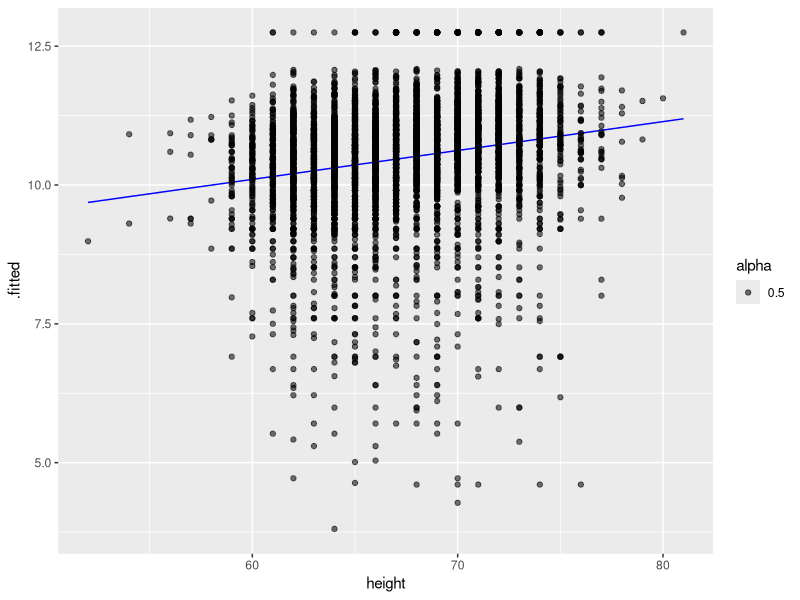

Write R code to recreate this figure. (Note: this script raises an error after producing the figure.)
## ---- chunk 1
library(tidyverse)
library(modelr)
library(broom)

wages <- heights %>% filter(income > 0)
## ---- chunk 2
mod_e <- lm(log(income) ~ education, data = wages)
## ---- chunk 3
wages %>% 
  lm(log(income) ~ height, data = .) %>% 
  tidy()

wages %>% 
  lm(log(income) ~ height, data = .) %>% 
  glance() %>% 
  select(adj.r.squared, p.value)
## ---- chunk 4
wages %>% 
  lm(log(income) ~ education + height, data = .) %>% 
  tidy()
## ---- chunk 5
wages %>% 
  lm(log(income) ~ education + height + sex, data = .) %>% 
  tidy()
## ---- chunk 6
mod_h <- wages %>% lm(log(income) ~ height, data = .)

mod_h %>% 
  augment(data = wages) %>% 
  ggplot(aes(height, .fitted)) +
    geom_line(color = "blue") +
    geom_point(aes(y = log(income), alpha = 0.5))
## ---- chunk 7
mod_ehs <- wages %>% lm(log(income) ~ education + height + sex, data = .)

mod_ehs %>% 
  augment(data = wages) %>% 
  ggplot(mapping = aes(x = height, y = .fitted, color = sex)) +
    geom_line() +
    facet_wrap(~ education)
## ---- chunk 8
mod_h <- wages %>% lm(log(income) ~ height, data = .)
mod_eh <- wages %>% lm(log(income) ~ education + height, data = .)
mod_ehs <- wages %>% lm(log(income) ~ education + height + sex, data = .)

wages %>% 
  gather_predictions(mod_h, mod_eh, mod_ehs) %>% 
  filter(education >= 12) %>% 
  ggplot(mapping = aes(x = height, y = pred, color = model)) +
    geom_line() +
    facet_grid(sex ~ education)
